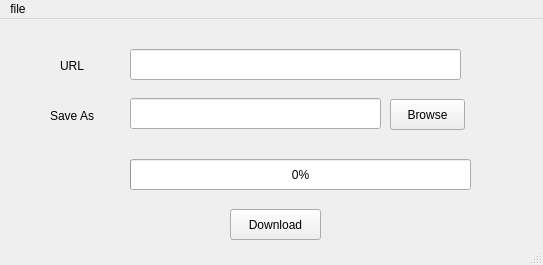
<?xml version="1.0" encoding="UTF-8"?>
<ui version="4.0">
 <class>MainWindow</class>
 <widget class="QMainWindow" name="MainWindow">
  <property name="geometry">
   <rect>
    <x>0</x>
    <y>0</y>
    <width>543</width>
    <height>265</height>
   </rect>
  </property>
  <property name="windowTitle">
   <string>MainWindow</string>
  </property>
  <property name="styleSheet">
   <string notr="true">QToolTip
{
     border: 1px solid black;
     background-color: #D1DBCB;
     padding: 1px;
     border-radius: 3px;
     opacity: 100;
}

QWidget
{
    color: #b1b1b1;
    background-color: #323232;
    selection-background-color:#323232;
    selection-color: black;
    background-clip: border;
    border-image: none;
    border: 0px transparent black;
    outline: 0;
}

QWidget:item:hover
{
    background-color: #D1DBCB;
    color: black;
}

QWidget:item:selected
{
    background-color: #D1DBCB;
    border: 0px
}

QCheckBox
{
    spacing: 5px;
    outline: none;
    color: #eff0f1;
    margin-bottom: 2px;
}

QCheckBox:disabled
{
    color: #76797C;
}

QCheckBox::indicator,QGroupBox::indicator
{
    width: 18px;
    height: 18px;
}

QGroupBox::indicator
{
    margin-left: 2px;
}

QCheckBox::indicator:unchecked
{
    image: url(:/qss_icons/rc/checkbox_unchecked.png);
}

QCheckBox::indicator:unchecked:hover,
QCheckBox::indicator:unchecked:focus,
QCheckBox::indicator:unchecked:pressed,
QGroupBox::indicator:unchecked:hover,
QGroupBox::indicator:unchecked:focus,
QGroupBox::indicator:unchecked:pressed
{
  border: none;
    image: url(:/qss_icons/rc/checkbox_unchecked_focus.png);
}

QCheckBox::indicator:checked
{
    image: url(:/qss_icons/rc/checkbox_checked.png);
}

QCheckBox::indicator:checked:hover,
QCheckBox::indicator:checked:focus,
QCheckBox::indicator:checked:pressed,
QGroupBox::indicator:checked:hover,
QGroupBox::indicator:checked:focus,
QGroupBox::indicator:checked:pressed
{
    border: none;
    image: url(:/qss_icons/rc/checkbox_checked_focus.png);
}


QCheckBox::indicator:indeterminate
{
    image: url(:/qss_icons/rc/checkbox_indeterminate.png);
}

QCheckBox::indicator:indeterminate:focus,
QCheckBox::indicator:indeterminate:hover,
QCheckBox::indicator:indeterminate:pressed
{
    image: url(:/qss_icons/rc/checkbox_indeterminate_focus.png);
}

QCheckBox::indicator:checked:disabled,
QGroupBox::indicator:checked:disabled
{
    image: url(:/qss_icons/rc/checkbox_checked_disabled.png);
}

QCheckBox::indicator:unchecked:disabled,
QGroupBox::indicator:unchecked:disabled
{
    image: url(:/qss_icons/rc/checkbox_unchecked_disabled.png);
}

QRadioButton
{
    spacing: 5px;
    outline: none;
    color: #eff0f1;
    margin-bottom: 2px;
}

QRadioButton:disabled
{
    color: #76797C;
}
QRadioButton::indicator
{
    width: 21px;
    height: 21px;
}

QRadioButton::indicator:unchecked
{
    image: url(:/qss_icons/rc/radio_unchecked.png);
}


QRadioButton::indicator:unchecked:hover,
QRadioButton::indicator:unchecked:focus,
QRadioButton::indicator:unchecked:pressed
{
    border: none;
    outline: none;
    image: url(:/qss_icons/rc/radio_unchecked_focus.png);
}

QRadioButton::indicator:checked
{
    border: none;
    outline: none;
    image: url(:/qss_icons/rc/radio_checked.png);
}

QRadioButton::indicator:checked:hover,
QRadioButton::indicator:checked:focus,
QRadioButton::indicator:checked:pressed
{
    border: none;
    outline: none;
    image: url(:/qss_icons/rc/radio_checked_focus.png);
}

QRadioButton::indicator:checked:disabled
{
    outline: none;
    image: url(:/qss_icons/rc/radio_checked_disabled.png);
}

QRadioButton::indicator:unchecked:disabled
{
    image: url(:/qss_icons/rc/radio_unchecked_disabled.png);
}


QMenuBar
{
    background-color: #323232;
    color: #D1DBCB;
}

QMenuBar::item
{
    background-color: #323232;
    background: transparent;
    /* padding: 2px 20px 2px 20px; */
}

QMenuBar::item:selected
{
    background: transparent;
    /* border: 1px solid #76797C; */
}

QMenuBar::item:pressed
{
    border: 0px solid #76797C;
    background-color: #D1DBCB;
    color: #000;
    margin-bottom:-1px;
    padding-bottom:1px;
}

QMenu
{
    background-color: #323232;
    /* border: 1px solid #76797C; */
    color: #eff0f1;
    /*margin: 2px; */
}

QMenu::icon
{
    /*margin: 5px;*/
}

QMenu::item
{
    padding: 2px 30px 2px 30px;
    /*margin-left: 5px;*/
    border: 1px solid transparent; /* reserve space for selection border */
}

QMenu::item:selected
{
    color: #000000;
}

QMenu::separator {
    height: 2px;
    background: #D1DBCB;
    margin-left: 10px;
    margin-right: 5px;
}

QMenu::indicator {
    width: 18px;
    height: 18px;
}

/* non-exclusive indicator = check box style indicator
   (see QActionGroup::setExclusive) */
QMenu::indicator:non-exclusive:unchecked {
    image: url(:/qss_icons/rc/checkbox_unchecked.png);
}

QMenu::indicator:non-exclusive:unchecked:selected {
    image: url(:/qss_icons/rc/checkbox_unchecked_disabled.png);
}

QMenu::indicator:non-exclusive:checked {
    image: url(:/qss_icons/rc/checkbox_checked.png);
}

QMenu::indicator:non-exclusive:checked:selected {
    image: url(:/qss_icons/rc/checkbox_checked_disabled.png);
}

/* exclusive indicator = radio button style indicator (see QActionGroup::setExclusive) */
QMenu::indicator:exclusive:unchecked {
    image: url(:/qss_icons/rc/radio_unchecked.png);
}

QMenu::indicator:exclusive:unchecked:selected {
    image: url(:/qss_icons/rc/radio_unchecked_disabled.png);
}

QMenu::indicator:exclusive:checked {
    image: url(:/qss_icons/rc/radio_checked.png);
}

QMenu::indicator:exclusive:checked:selected {
    image: url(:/qss_icons/rc/radio_checked_disabled.png);
}

QMenu::right-arrow {
    margin: 5px;
    image: url(:/qss_icons/rc/right_arrow.png)
}


QWidget:disabled
{
    color: #454545;
    background-color: #323232;
}

QAbstractItemView
{
    alternate-background-color: #323232;
    color: #eff0f1;
    border: 1px solid 3A3939;
    border-radius: 2px;
}

QWidget:focus, QMenuBar:focus,QToolBar:focus,QScrollAreaViewer:focus
{
    /* border: 2px solid #D1DBCB; */
}

QTabWidget:focus, QCheckBox:focus, QRadioButton:focus, QSlider:focus
{
    border: none;
}

QLineEdit
{
    background-color: #1e1e1e;
    selection-background-color: #D1DBCB;
    selection-color: black;
    padding: 5px;
    border-style: solid;
    border: 1px solid #76797C;
    border-radius: 2px;
    color: #eff0f1;
}

QGroupBox {
    border:1px solid #76797C;
    border-radius: 2px;
    margin-top: 20px;
}

QGroupBox::title {
    subcontrol-origin: margin;
    subcontrol-position: top center;
    padding-left: 10px;
    padding-right: 10px;
    padding-top: 10px;
}

QAbstractScrollArea
{
    border-radius: 0px;
    border: 0px solid #76797C;
    background-color: transparent;
}

QScrollBar:horizontal
{
    height: 15px;
    margin: 3px 15px 3px 15px;
    border: 1px transparent #2A2929;
    border-radius: 4px;
    background-color: #2A2929;
}

QScrollBar::handle:horizontal
{
    background-color: #605F5F;
    min-width: 5px;
    border-radius: 4px;
}

QScrollBar::add-line:horizontal
{
    margin: 0px 3px 0px 3px;
    border-image: url(:/qss_icons/rc/right_arrow_disabled.png);
    width: 10px;
    height: 10px;
    subcontrol-position: right;
    subcontrol-origin: margin;
}

QScrollBar::sub-line:horizontal
{
    margin: 0px 3px 0px 3px;
    border-image: url(:/qss_icons/rc/left_arrow_disabled.png);
    height: 10px;
    width: 10px;
    subcontrol-position: left;
    subcontrol-origin: margin;
}

QScrollBar::add-line:horizontal:hover,QScrollBar::add-line:horizontal:on
{
    border-image: url(:/qss_icons/rc/right_arrow.png);
    height: 10px;
    width: 10px;
    subcontrol-position: right;
    subcontrol-origin: margin;
}


QScrollBar::sub-line:horizontal:hover, QScrollBar::sub-line:horizontal:on
{
    border-image: url(:/qss_icons/rc/left_arrow.png);
    height: 10px;
    width: 10px;
    subcontrol-position: left;
    subcontrol-origin: margin;
}

QScrollBar::up-arrow:horizontal, QScrollBar::down-arrow:horizontal
{
    background: none;
}


QScrollBar::add-page:horizontal, QScrollBar::sub-page:horizontal
{
    background: none;
}

QScrollBar:vertical
{
    background-color: #2A2929;
    width: 15px;
    margin: 15px 3px 15px 3px;
    border: 1px transparent #2A2929;
    border-radius: 4px;
}

QScrollBar::handle:vertical
{
    background-color: #605F5F;
    min-height: 5px;
    border-radius: 4px;
}

QScrollBar::sub-line:vertical
{
    margin: 3px 0px 3px 0px;
    border-image: url(:/qss_icons/rc/up_arrow_disabled.png);
    height: 10px;
    width: 10px;
    subcontrol-position: top;
    subcontrol-origin: margin;
}

QScrollBar::add-line:vertical
{
    margin: 3px 0px 3px 0px;
    border-image: url(:/qss_icons/rc/down_arrow_disabled.png);
    height: 10px;
    width: 10px;
    subcontrol-position: bottom;
    subcontrol-origin: margin;
}

QScrollBar::sub-line:vertical:hover,QScrollBar::sub-line:vertical:on
{

    border-image: url(:/qss_icons/rc/up_arrow.png);
    height: 10px;
    width: 10px;
    subcontrol-position: top;
    subcontrol-origin: margin;
}


QScrollBar::add-line:vertical:hover, QScrollBar::add-line:vertical:on
{
    border-image: url(:/qss_icons/rc/down_arrow.png);
    height: 10px;
    width: 10px;
    subcontrol-position: bottom;
    subcontrol-origin: margin;
}

QScrollBar::up-arrow:vertical, QScrollBar::down-arrow:vertical
{
    background: none;
}


QScrollBar::add-page:vertical, QScrollBar::sub-page:vertical
{
    background: none;
}

QTextEdit
{
    background-color: #1e1e1e;
    color: #eff0f1;
    border: 1px solid #76797C;
}

QPlainTextEdit
{
    background-color: #1e1e1e;;
    color: #eff0f1;
    border-radius: 2px;
    border: 1px solid #76797C;
}

QHeaderView::section
{
    background-color: #76797C;
    color: #eff0f1;
    padding: 5px;
    border: 1px solid #76797C;
}

QSizeGrip {
    image: url(:/qss_icons/rc/sizegrip.png);
    width: 12px;
    height: 12px;
}


QMainWindow::separator
{
    background-color: #323232;
    color: white;
    padding-left: 4px;
    spacing: 2px;
    border: 1px dashed #76797C;
}

QMainWindow::separator:hover
{

    background-color: #787876;
    color: white;
    padding-left: 4px;
    border: 1px solid #76797C;
    spacing: 2px;
}


QMenu::separator
{
    height: 1px;
    background-color: #76797C;
    color: white;
    padding-left: 4px;
    margin-left: 10px;
    margin-right: 5px;
}

QFrame
{
    border-radius: 0px;
    /*border: 1px solid #76797C;*/
}


QFrame[frameShape=&quot;0&quot;]
{
    border-radius: 0px;
    border: 0px transparent #76797C;
}

QStackedWidget
{
    border: 1px transparent black;
}

QToolBar {
    border: 0px transparent #393838;
    background: 0px solid #323232;
    font-weight: bold;
}

QToolBar::handle:horizontal {
    image: url(:/qss_icons/rc/Hmovetoolbar.png);
}
QToolBar::handle:vertical {
    image: url(:/qss_icons/rc/Vmovetoolbar.png);
}
QToolBar::separator:horizontal {
    image: url(:/qss_icons/rc/Hsepartoolbar.png);
}
QToolBar::separator:vertical {
    image: url(:/qss_icons/rc/Vsepartoolbar.png);
}
QToolButton#qt_toolbar_ext_button {
    background: #58595a
}

QPushButton
{
    color: #eff0f1;
    background-color: #323232;
    border-width: 1px;
    border-color: #76797C;
    border-style: solid;
    padding: 5px;
    border-radius: 0px;
    outline: none;
}

QPushButton:disabled
{
    background-color: #323232;
    border-width: 1px;
    border-color: #454545;
    border-style: solid;
    padding-top: 5px;
    padding-bottom: 5px;
    padding-left: 10px;
    padding-right: 10px;
    border-radius: 2px;
    color: #454545;
}

QPushButton:focus {
    background-color: #D1DBCB;
    color: black;
}

QPushButton:pressed
{
    color: black;
    background-color: #D1DBCB;
    padding-top: -15px;
    padding-bottom: -17px;
}

QComboBox
{
    selection-background-color: #D1DBCB;
    background-color: #31363B;
    border-style: solid;
    border: 1px solid #76797C;
    border-radius: 2px;
    padding: 5px;
    min-width: 75px;
}

QPushButton:checked{
    background-color: #76797C;
    border-color: #6A6969;
}

QComboBox:hover,QPushButton:hover,QAbstractSpinBox:hover,QLineEdit:hover,QTextEdit:hover,QPlainTextEdit:hover,QAbstractView:hover,QTreeView:hover
{
    border: 1px solid #D1DBCB;
}

QComboBox:on
{
    padding-top: 0px;
    padding-left: 4px;
    selection-background-color: #4a4a4a;
}

QComboBox QAbstractItemView
{
    background-color: #1e1e1e;
    border-radius: 2px;
    border: 1px solid #76797C;
    selection-background-color: #D1DBCB;
}

QComboBox::drop-down
{
    subcontrol-origin: padding;
    subcontrol-position: top right;
    width: 15px;

    border-left-width: 0px;
    border-left-color: darkgray;
    border-left-style: solid;
    border-top-right-radius: 3px;
    border-bottom-right-radius: 3px;
}

QComboBox::down-arrow
{
    image: url(:/qss_icons/rc/down_arrow_disabled.png);
}

QComboBox::down-arrow:on, QComboBox::down-arrow:hover,
QComboBox::down-arrow:focus
{
    image: url(:/qss_icons/rc/down_arrow.png);
}

QAbstractSpinBox {
    padding: 2px;
    margin: 2px;
    background-color: #1e1e1e;
    color: #eff0f1;
    border-radius: 0px;
    min-width: 75px;
    selection-background-color: #D1DBCB;
    selection-color: black;
}

QAbstractSpinBox:up-button
{
    background-color: transparent;
    subcontrol-origin: border;
    subcontrol-position: center right;
}

QAbstractSpinBox:down-button
{
    background-color: transparent;
    subcontrol-origin: border;
    subcontrol-position: center left;
}

QAbstractSpinBox::up-arrow,QAbstractSpinBox::up-arrow:disabled,QAbstractSpinBox::up-arrow:off {
    image: url(:/qss_icons/rc/up_arrow_disabled.png);
    width: 10px;
    height: 10px;
}
QAbstractSpinBox::up-arrow:hover
{
    image: url(:/qss_icons/rc/up_arrow.png);
}


QAbstractSpinBox::down-arrow,QAbstractSpinBox::down-arrow:disabled,QAbstractSpinBox::down-arrow:off
{
    image: url(:/qss_icons/rc/down_arrow_disabled.png);
    width: 10px;
    height: 10px;
}
QAbstractSpinBox::down-arrow:hover
{
    image: url(:/qss_icons/rc/down_arrow.png);
}


QLabel
{
    border: 0px solid black;
    margin-left: 2px;
    margin-right: 2px;
    color: #D1DBCB;
}

QTabWidget{
    border: 0px transparent black;
}

QTabWidget::pane {
    border: 1px solid #76797C;
    padding: 5px;
    margin: 0px;
}

QTabWidget::tab-bar {
    left: 5px; /* move to the right by 5px */
}

QTabBar
{
    qproperty-drawBase: 0;
    border-radius: 3px;
}

QTabBar::focus
{
    border: 0px transparent black;
    color: black;
}

QTabBar::hover
{
    border: 0px transparent black;
    color: black;
}

QTabBar::close-button  {
    image: url(:/qss_icons/rc/close.png);
    background: transparent;
}

QTabBar::close-button:hover
{
    image: url(:/qss_icons/rc/close-hover.png);
    background: transparent;
}

QTabBar::close-button:pressed {
    image: url(:/qss_icons/rc/close-pressed.png);
    background: transparent;
}

/* TOP TABS */
QTabBar::tab:top {
    color: #eff0f1;
    border: 1px solid #76797C;
    border-bottom: 1px transparent black;
    background-color: #323232;
    padding: 5px;
    min-width: 50px;
    border-top-left-radius: 2px;
    border-top-right-radius: 2px;
}

QTabBar::tab:top:!selected
{
    color: #eff0f1;
    background-color: #54575B;
    border: 1px solid #76797C;
    border-bottom: 1px transparent black;
    border-top-left-radius: 2px;
    border-top-right-radius: 2px;
}

QTabBar::tab:top:!selected:hover {
    background-color: #D1DBCB;
    color: black;
}

/* BOTTOM TABS */
QTabBar::tab:bottom {
    color: #eff0f1;
    border: 1px solid #76797C;
    border-top: 1px transparent black;
    background-color: #323232;
    padding: 5px;
    border-bottom-left-radius: 2px;
    border-bottom-right-radius: 2px;
    min-width: 50px;
}

QTabBar::tab:bottom:!selected
{
    color: #eff0f1;
    background-color: #54575B;
    border: 1px solid #76797C;
    border-top: 1px transparent black;
    border-bottom-left-radius: 2px;
    border-bottom-right-radius: 2px;
}

QTabBar::tab:bottom:!selected:hover {
    background-color: #D1DBCB;
    color: black;
}

/* LEFT TABS */
QTabBar::tab:left {
    color: #eff0f1;
    border: 1px solid #76797C;
    border-left: 1px transparent black;
    background-color: #323232;
    padding: 5px;
    border-top-right-radius: 2px;
    border-bottom-right-radius: 2px;
    min-height: 50px;
}

QTabBar::tab:left:!selected
{
    color: #eff0f1;
    background-color: #54575B;
    border: 1px solid #76797C;
    border-left: 1px transparent black;
    border-top-right-radius: 2px;
    border-bottom-right-radius: 2px;
}

QTabBar::tab:left:!selected:hover {
    background-color: #D1DBCB;
    color: black;
}


/* RIGHT TABS */
QTabBar::tab:right {
    color: #eff0f1;
    border: 1px solid #76797C;
    border-right: 1px transparent black;
    background-color: #323232;
    padding: 5px;
    border-top-left-radius: 2px;
    border-bottom-left-radius: 2px;
    min-height: 50px;
}

QTabBar::tab:right:!selected
{
    color: #eff0f1;
    background-color: #54575B;
    border: 1px solid #76797C;
    border-right: 1px transparent black;
    border-top-left-radius: 2px;
    border-bottom-left-radius: 2px;
}

QTabBar::tab:right:!selected:hover {
    background-color: #D1DBCB;
    color: black;
}

QTabBar QToolButton::right-arrow:enabled {
     image: url(:/qss_icons/rc/right_arrow.png);
 }

 QTabBar QToolButton::left-arrow:enabled {
     image: url(:/qss_icons/rc/left_arrow.png);
 }

QTabBar QToolButton::right-arrow:disabled {
     image: url(:/qss_icons/rc/right_arrow_disabled.png);
 }

 QTabBar QToolButton::left-arrow:disabled {
     image: url(:/qss_icons/rc/left_arrow_disabled.png);
 }


QDockWidget {
    background: #323232;
    border: 1px solid #403F3F;
    titlebar-close-icon: url(:/qss_icons/rc/close.png);
    titlebar-normal-icon: url(:/qss_icons/rc/undock.png);
}

QDockWidget::close-button, QDockWidget::float-button {
    border: 1px solid transparent;
    border-radius: 2px;
    background: transparent;
}

QDockWidget::close-button:hover, QDockWidget::float-button:hover {
    background: rgba(255, 255, 255, 10);
}

QDockWidget::close-button:pressed, QDockWidget::float-button:pressed {
    padding: 1px -1px -1px 1px;
    background: rgba(255, 255, 255, 10);
}

QTreeView, QListView
{
    border: 1px solid #76797C;
    background-color: #1e1e1e;
}

QTreeView:branch:selected, QTreeView:branch:hover
{
    background: url(:/qss_icons/rc/transparent.png);
}

QTreeView::branch:has-siblings:!adjoins-item {
    border-image: url(:/qss_icons/rc/transparent.png);
}

QTreeView::branch:has-siblings:adjoins-item {
    border-image: url(:/qss_icons/rc/transparent.png);
}

QTreeView::branch:!has-children:!has-siblings:adjoins-item {
    border-image: url(:/qss_icons/rc/transparent.png);
}

QTreeView::branch:has-children:!has-siblings:closed,
QTreeView::branch:closed:has-children:has-siblings {
    image: url(:/qss_icons/rc/branch_closed.png);
}

QTreeView::branch:open:has-children:!has-siblings,
QTreeView::branch:open:has-children:has-siblings  {
    image: url(:/qss_icons/rc/branch_open.png);
}

QTreeView::branch:has-children:!has-siblings:closed:hover,
QTreeView::branch:closed:has-children:has-siblings:hover {
    image: url(:/qss_icons/rc/branch_closed-on.png);
    }

QTreeView::branch:open:has-children:!has-siblings:hover,
QTreeView::branch:open:has-children:has-siblings:hover  {
    image: url(:/qss_icons/rc/branch_open-on.png);
    }

QListView::item:!selected:hover, QTreeView::item:!selected:hover  {
    background: #848383;
    outline: 0;
    color: #eff0f1;
}

QListView::item:selected:hover, QTreeView::item:selected:hover  {
    background: #D1DBCB;
}

QSlider::groove:horizontal {
    border: 1px solid #565a5e;
    height: 4px;
    background: #565a5e;
    margin: 0px;
    border-radius: 2px;
}

QSlider::handle:horizontal {
    background: #D1DBCB;
    border: 1px solid #999999;
    width: 10px;
    height: 10px;
    margin: -5px 0;
}

QSlider::add-page:qlineargradient {
    background: #595858;
    border-top-right-radius: 5px;
    border-bottom-right-radius: 5px;
    border-top-left-radius: 0px;
    border-bottom-left-radius: 0px;
}

QSlider::sub-page::qlineargradient:horizontal {
    background:  #D1DBCB;
    border-top-right-radius: 0px;
    border-bottom-right-radius: 0px;
    border-top-left-radius: 5px;
    border-bottom-left-radius: 5px;
}

QSlider::groove:vertical {
    border: 1px solid #565a5e;
    width: 4px;
    background: #565a5e;
    margin: 0px;
    border-radius: 3px;
}

QSlider::handle:vertical {
    background: #D1DBCB;
    border: 1px solid #999999;
    width: 10px;
    height: 10px;
    margin: 0 -5px;
}

QToolButton {
    color: #D1DBCB;
    background-color: transparent;
    border: 0px transparent #76797C;
    border-radius: 0px;
    padding: 1px;
    margin-right: 5px;
}

QToolButton[popupMode=&quot;1&quot;] { /* only for MenuButtonPopup */
 padding-right: 20px; /* make way for the popup button */
 border: 1px #76797C;
 border-radius: 0px;
}

QToolButton[popupMode=&quot;2&quot;] { /* only for InstantPopup */
 padding-right: 10px; /* make way for the popup button */
 border: 0px #76797C;
}


QToolButton:hover, QToolButton::menu-button:hover {
    background-color: transparent;
    border: 1px solid #D1DBCB;
    padding: 2px;
}

QToolButton:checked, QToolButton:pressed,
        QToolButton::menu-button:pressed {
    color: black;
    background-color: #D1DBCB;
    border: 0px solid #D1DBCB;
    padding: 2px;
}

/* the subcontrol below is used only in the InstantPopup or DelayedPopup mode */
QToolButton::menu-indicator {
    image: url(:/qss_icons/rc/down_arrow.png);
    top: -7px; left: -2px; /* shift it a bit */
}

/* the subcontrols below are used only in the MenuButtonPopup mode */
QToolButton::menu-button {
    border: 1px transparent #76797C;
    border-top-right-radius: 6px;
    border-bottom-right-radius: 6px;
    /* 16px width + 4px for border = 20px allocated above */
    width: 16px;
    outline: none;
}

QToolButton::menu-arrow {
    image: url(:/qss_icons/rc/down_arrow.png);
}

QToolButton::menu-arrow:open {
    border: 1px solid #76797C;
}

QPushButton::menu-indicator  {
    subcontrol-origin: padding;
    subcontrol-position: bottom right;
    left: 8px;
}

QTableView
{
    border: 1px solid #76797C;
    gridline-color: #323232;
    background-color: #1e1e1e;
}


QTableView, QHeaderView
{
    border-radius: 0px;
}

QTableView::item:pressed, QListView::item:pressed, QTreeView::item:pressed  {
    background: #D1DBCB;
    color: black;
}

QTableView::item:selected:active, QTreeView::item:selected:active, QListView::item:selected:active  {
    background: #D1DBCB;
    color: black;
}

QHeaderView
{
    background-color: #323232;
    border: 1px transparent;
    border-radius: 0px;
    margin: 0px;
    padding: 0px;

}

QHeaderView::section  {
    background-color: #323232;
    color: #eff0f1;
    padding: 5px;
    border: 1px solid #76797C;
    border-radius: 0px;
    text-align: center;
}

QHeaderView::section::vertical::first, QHeaderView::section::vertical::only-one
{
    border-top: 1px solid #76797C;
}

QHeaderView::section::vertical
{
    border-top: transparent;
}

QHeaderView::section::horizontal::first, QHeaderView::section::horizontal::only-one
{
    border-left: 1px solid #76797C;
}

QHeaderView::section::horizontal
{
    border-left: transparent;
}


QHeaderView::section:checked
 {
    color: white;
    background-color: #848383;
 }

 /* style the sort indicator */
QHeaderView::down-arrow {
    image: url(:/qss_icons/rc/down_arrow.png);
}

QHeaderView::up-arrow {
    image: url(:/qss_icons/rc/up_arrow.png);
}


QTableCornerButton::section {
    background-color: #323232;
    border: 1px transparent #76797C;
    border-radius: 0px;
}

QToolBox  {
    padding: 5px;
    border: 1px transparent black;
}

QToolBox::tab {
    color: #eff0f1;
    background-color: #323232;
    border: 1px solid #76797C;
    border-bottom: 1px transparent #323232;
    border-top-left-radius: 5px;
    border-top-right-radius: 5px;
}

QToolBox::tab:selected { /* italicize selected tabs */
    font: italic;
    background-color: #323232;
    border-color: #D1DBCB;
 }

QStatusBar::item {
    border: 0px transparent dark;
    margin: 0px;
    border: 0px;
 }


QFrame[height=&quot;3&quot;], QFrame[width=&quot;3&quot;] {
    background-color: #76797C;
}


QSplitter::handle {
    border: 1px dashed #76797C;
}

QSplitter::handle:hover {
    background-color: #787876;
    border: 1px solid #76797C;
}

QSplitter::handle:horizontal {
    width: 1px;
}

QSplitter::handle:vertical {
    height: 1px;
}

QProgressBar {
    border: 1px solid #76797C;
    border-radius: 5px;
    text-align: center;
}

QProgressBar::chunk {
    background-color: #D1DBCB;
}

QDateEdit
{
    selection-background-color: #D1DBCB;
    border-style: solid;
    border: 1px solid #CEE343;
    border-radius: 2px;
    padding: 1px;
    min-width: 75px;
}

QDateEdit:on
{
    padding-top: 3px;
    padding-left: 4px;
    selection-background-color: #4a4a4a;
}

QDateEdit QAbstractItemView
{
    background-color: #1e1e1e;
    border-radius: 2px;
    border: 1px solid #3375A3;
    selection-background-color: #D1DBCB;
}

QDateEdit::drop-down
{
    subcontrol-origin: padding;
    subcontrol-position: top right;
    width: 15px;
    border-left-width: 0px;
    border-left-color: darkgray;
    border-left-style: solid;
    border-top-right-radius: 3px;
    border-bottom-right-radius: 3px;
}

QDateEdit::down-arrow
{
    image: url(:/qss_icons/rc/down_arrow_disabled.png);
}

QDateEdit::down-arrow:on, QDateEdit::down-arrow:hover,
QDateEdit::down-arrow:focus
{
    image: url(:/qss_icons/rc/down_arrow.png);
}</string>
  </property>
  <widget class="QWidget" name="centralwidget">
   <widget class="QLineEdit" name="lineEdit_url">
    <property name="geometry">
     <rect>
      <x>130</x>
      <y>30</y>
      <width>331</width>
      <height>31</height>
     </rect>
    </property>
   </widget>
   <widget class="QLineEdit" name="lineEdit_savelocation">
    <property name="geometry">
     <rect>
      <x>130</x>
      <y>79</y>
      <width>251</width>
      <height>31</height>
     </rect>
    </property>
   </widget>
   <widget class="QProgressBar" name="progressBar">
    <property name="geometry">
     <rect>
      <x>130</x>
      <y>140</y>
      <width>341</width>
      <height>31</height>
     </rect>
    </property>
    <property name="value">
     <number>0</number>
    </property>
   </widget>
   <widget class="QLabel" name="label">
    <property name="geometry">
     <rect>
      <x>60</x>
      <y>40</y>
      <width>47</width>
      <height>13</height>
     </rect>
    </property>
    <property name="text">
     <string>URL</string>
    </property>
   </widget>
   <widget class="QLabel" name="label_2">
    <property name="geometry">
     <rect>
      <x>50</x>
      <y>90</y>
      <width>47</width>
      <height>13</height>
     </rect>
    </property>
    <property name="text">
     <string>Save As </string>
    </property>
   </widget>
   <widget class="QPushButton" name="pushButton_download">
    <property name="geometry">
     <rect>
      <x>230</x>
      <y>190</y>
      <width>91</width>
      <height>31</height>
     </rect>
    </property>
    <property name="text">
     <string>Download</string>
    </property>
   </widget>
   <widget class="QPushButton" name="pushButton_browse">
    <property name="geometry">
     <rect>
      <x>390</x>
      <y>80</y>
      <width>75</width>
      <height>31</height>
     </rect>
    </property>
    <property name="text">
     <string>Browse</string>
    </property>
   </widget>
  </widget>
  <widget class="QMenuBar" name="menubar">
   <property name="geometry">
    <rect>
     <x>0</x>
     <y>0</y>
     <width>543</width>
     <height>21</height>
    </rect>
   </property>
   <widget class="QMenu" name="menufile">
    <property name="title">
     <string>file</string>
    </property>
    <addaction name="actionexit"/>
   </widget>
   <addaction name="menufile"/>
  </widget>
  <widget class="QStatusBar" name="statusbar"/>
  <action name="actionexit">
   <property name="text">
    <string>exit</string>
   </property>
  </action>
 </widget>
 <resources/>
 <connections/>
</ui>
